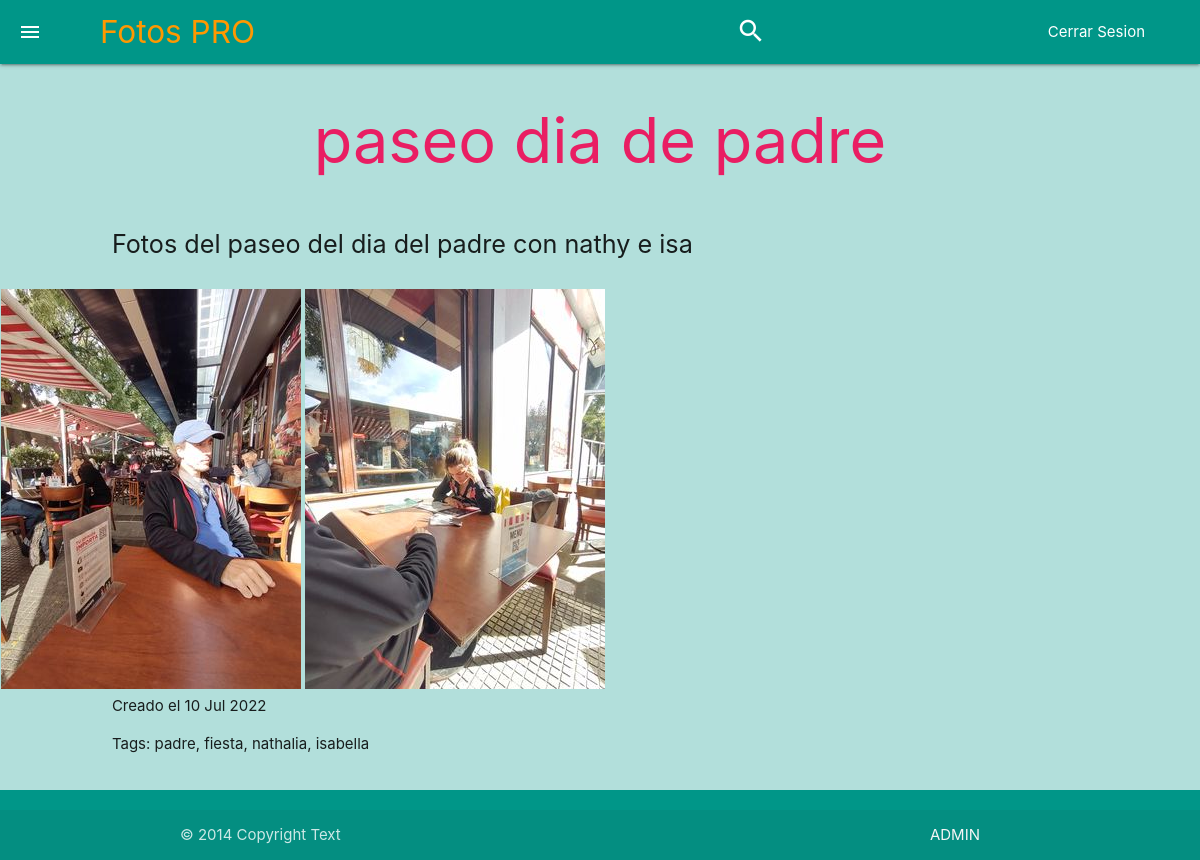
The app's page /album/paseo-dia-de-padre (signed in) with its own data.
### catalogo_fotos_app/models.py (models this page shows, shortened)
class Album(models.Model):
    titulo = models.CharField(max_length=70)
    descripcion = models.TextField(max_length=1024)
    thumb = ProcessedImageField(
        upload_to="albums",
        processors=[Transpose(), ResizeToFit(300)],
        format="JPEG",
        options={"quality": 90},
    )
    tags = models.CharField(max_length=250)
    is_visible = models.BooleanField(default=True)
    creada = models.DateTimeField(auto_now_add=True)
    modificada = models.DateTimeField(auto_now_add=True)
    slug = models.SlugField(max_length=50, unique=True)

class AlbumImage(models.Model):
    image = ProcessedImageField(
        upload_to="albums",
        processors=[Transpose(), ResizeToFit(1280)],
        format="JPEG",
        options={"quality": 70},
    )
    thumb = ProcessedImageField(
        upload_to="albums",
        processors=[Transpose(), ResizeToFit(300)],
        format="JPEG",
        options={"quality": 80},
    )
    album = models.ForeignKey("album", on_delete=models.CASCADE)
    alt = models.CharField(max_length=255, default=uuid.uuid4)
    tags = models.CharField(max_length=250)
    creada = models.DateTimeField(auto_now_add=True)
    width = models.IntegerField(default=0)
    height = models.IntegerField(default=0)
    slug = models.SlugField(max_length=70, default=uuid.uuid4, editable=False)

### catalogo_fotos_app/views.py (the view)
# urls.py: re_path(r"^album/(?P<slug>[-\w]+)$", views.AlbumDetail.as_view(), name="album"),
class AlbumDetail(DetailView):
    model = Album
    def get_context_data(self, **kwargs):
        context = super(AlbumDetail, self).get_context_data(**kwargs)
        context["images"] = AlbumImage.objects.filter(album=self.object.id)
        print(context["images"][0].album.slug)
        return context

### catalogo_fotos_app/templates/catalogo_fotos_app/album_detail.html (shortened to what this page needs)
{% extends 'template_base.html' %} {% load sass_tags %} {% load static %}
{% block css %}
<link
type="text/css"
rel="stylesheet"
href="{% sass_src 'css/contenedor_fotos.scss' %}"
media="screen,projection"
/>
<link rel="stylesheet" href="{% static 'external/photoswipe/photoswipe.css' %}">
<link rel="stylesheet" href="{% static 'external/photoswipe/default-skin/default-skin.css' %}">
{% endblock %}
{% block contenidoPagina %}
{% if album.is_visible %}
<article class="row">
    <header class="col s12 m12 l10 offset-l1">
        <h1 class="center-align pink-text lighten-4">{{ album.titulo }}</h1>
    </header>
    <section class="col s12 m12 l10 offset-l1">
        <p class = 'flow-text descripcion_album'>{{ album.descripcion }}</p>
    </section>
    <div class="m-p-g">
                <div class="m-p-g__thumbs" data-google-image-layout data-max-height="350">
                    {% for item in images %}
                    <a class="class="col s12 m3" href="javascript:pswpInit({{ forloop.counter0 }});">
                    <img src="{{ item.thumb.url }}" data-full="{{ item.image.url }}" class="m-p-g__thumbs-img" />
                    </a>
                    {% endfor %}
                </div>
    </div>
    <footer class="col s12 m12 l10 offset-l1">
        Creado el <time datetime="{{ album.creada|date:"Y-m-d" }}">{{ album.creada|date:"d M Y" }}</time>
        <p>Tags: {{ album.tags }}</p>
    </footer>
</article>
{% else %}
<h3>This album is temporarily unavailable.</h3>
{% endif %}
{% endblock %}

### records on screen
Album: titulo "paseo dia de padre", descripcion "Fotos del paseo del dia del padre con nathy e isa", creada "10 Jul 2022", tags "padre, fiesta, nathalia, isabella"
AlbumImage: thumb (picture)
AlbumImage: thumb (picture)
